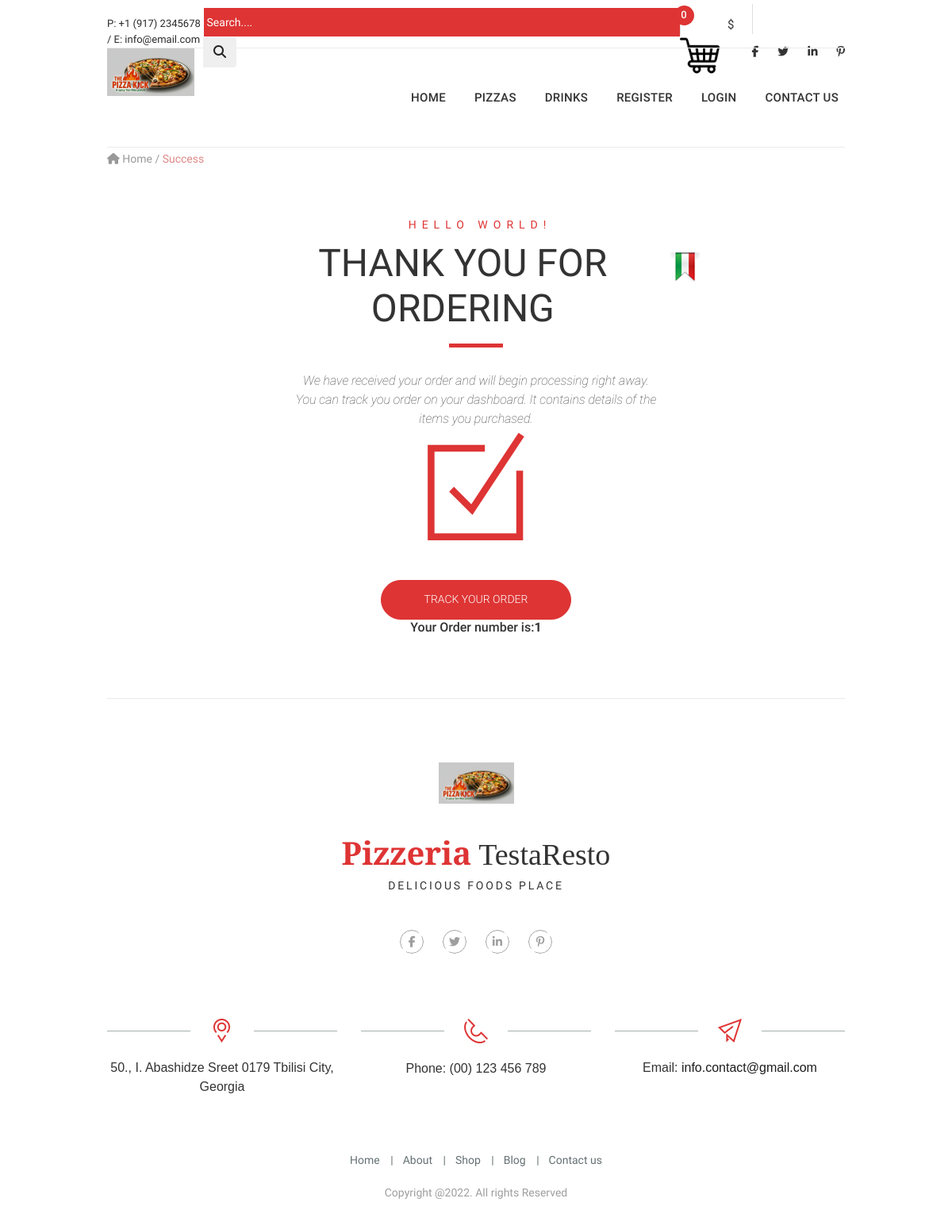
The page /thankyou/1 on the database its author committed.
### product/models.py (models this page shows, shortened)
class Category(models.Model):
    name = models.CharField(max_length=100,unique=True)
    slug = models.SlugField(max_length=100,unique=True)
    class Meta:
        ordering = ('name',)
        verbose_name = 'category'
        verbose_name_plural = 'categories'

class Order(models.Model):
    total = models.DecimalField(max_digits=10, decimal_places=2, verbose_name='USD Order Total')
    created = models.DateTimeField(auto_now_add=True)
    first_name = models.CharField(max_length=250, blank=True)
    last_name = models.CharField(max_length=250, blank=True)
    emailAddress = models.EmailField(blank=True,null=True)
    phone = models.CharField(max_length=250, blank=True)
    address = models.CharField(max_length=250, blank=True)
    city = models.CharField(max_length=250, blank=True)
    postal_code = models.CharField(max_length=250, blank=True)
    status = models.CharField(max_length=250, blank=True,null=True,default='Pending')
    class Meta:
        db_table = 'Order'
        ordering = ['-created']

### product/views.py (the view)
# urls.py: path('thankyou/<int:order_id>', views.thankyou, name='thankyou'),
def thankyou(request, order_id):
    if order_id:
        customer_order = get_object_or_404(Order, id=order_id)
    return render(request, 'product/thankyou.html', {'customer_order': customer_order})

### product/context_processors.py (called while the page is built)
def categories(request):
    categories = Category.objects.order_by('-name')
    return dict(categories=categories)

def counter(request):
    counter = 0
    if 'admin' in request.path:
        return {}
    else:
        try:
            cart = Cart.objects.filter(cart_id=_cart_id(request))
            cart_items = CartItem.objects.all().filter(cart=cart[:1])
            for cart_item in cart_items:
                counter += cart_item.quantity
        except Cart.DoesNotExist:
            counter = 0
    return dict(counter=counter)

### product/views.py (called while the page is built)
def _cart_id(request):
    cart = request.session.session_key
    if not cart:
        cart = request.session.create()
    return cart

### product/templates/product/thankyou.html (shortened to what this page needs)
{% extends 'product/base.html' %} {% load static %} {% block content %}
<div class="container">
  <div class="pizza_breadcrumb">
    <a href="index.html"><i class="fa fa-home"></i> Home</a> /
    <span>Success</span>
  </div>
  <section class="thank_you">
    <div class="piz_title">
      <div class="small_title"><h3>hello world!</h3></div>
      <div class="big_title">
        <h1 class="thk_big_title">thank you for ordering</h1>
        <img src="{% static 'product/img/title_icon.png' %}" />
      </div>
    </div>
    <div class="title_devider">
      <p class="line"></p>
    </div>
    <div class="under_title">
      <p>
        We have received your order and will begin processing right away. You
        can track you order on your dashboard. It contains details of the items
        you purchased.
      </p>
    </div>
  </section>
  <section class="content top_margin_60-55">
    <div class="order_ok">
      <img src="{% static 'product/img/ok.svg' %}" />
    </div>
    <button type="button" class="btn btn-outline-primary">
      track your order
    </button>
<br>
         <p>
      <div class="thk_big_title"><h3>Your Order number is:<b>{{ customer_order.id }}</b></h3></div>
      </p>
  </section>
</div>
{% endblock %}

### product/templates/product/base.html (shortened to what this page needs)
{% load static %} {% load crispy_forms_tags %}
<!DOCTYPE html>
<html lang="en">
  <head>
    <link href="{% static 'product/css/bootstrap.css' %}" rel="stylesheet" />
    <link href="{% static 'product/css/superslides.css' %}" rel="stylesheet" />
    <link href="{% static 'product/css/font-awesome.css' %}" rel="stylesheet" />
    <link rel="stylesheet" href="{% static 'product/css/owl.carousel.css' %}" />
    <link
      rel="stylesheet"
      href="{% static 'product/css/owl.theme.default.min.css' %}"
    />
    <link href="{% static 'product/css/navigation.css' %}" rel="stylesheet" />
    <link rel="stylesheet" href="{% static 'product/css/reset.css' %}" />
    <link rel="stylesheet" href="{% static 'product/css/style.css' %}" />
  </head>
  <body>
    <div id="main">
      <div class="header-v3">
        <div class="container">
          <div class="menu-top desktop-top">
            <div class="left_block">
              <div class="phone_email">
                P: +1 (917) 2345678 / E: info@email.com
              </div>
            </div>
            <div class="right_block">
              <div class="my_search">
                <form
                  class="search clearfix"
                  action="{% url 'search' %}"
                  ,
                  method="GET"
                >
                  <div class="input-group">
                    <input
                      type="text"
                      name="title"
                      class="form-control"
                      placeholder=" Search...."
                      style="width: 600px"
                    />
                    <div class="input-group-append">
                      <button type="submit" class="btn btn-outline-primary-gry">
                        <i class="fa fa-search"></i>
                      </button>
                    </div>
                  </div>
                </form>
              </div>
              <div class="my_cart_wrapper">
                <div class="my_cart_button">
                  <a href="#">
                    <img
                      class="pizza_cart"
                      src="{% static 'product/img/shopping-cart.png' %}"
                    />
                    <span class="cart_circle">{{counter}}</span>
                  </a>
                  <div class="cart_sum">${{total}}</div>
                </div>
              </div>
              <div class="top_social">
                <ul>
                  <li>
                    <a href="#"><i class="fab fa-facebook-f"></i></a>
                  </li>
                  <li>
                    <a href="#"><i class="fab fa-twitter"></i></a>
                  </li>
                  <li>
                    <a href="#"><i class="fab fa-linkedin-in"></i></a>
                  </li>
                  <li>
                    <a href="#"><i class="fab fa-pinterest-p"></i></a>
                  </li>
                </ul>
              </div>
            </div>
          </div>
          <div class="header-inner_1 clearfix">
            <header class="header_bg">
              <div class="logo">
                <a href="{% url 'home' %}">
                  <img src="{% static 'product/img/logo.png' %}" />
                </a>
              </div>
            </header>
            <nav id="navigation" class="navigation clearfix">
              <div class="navigation-body">
                <ul class="navigation-menu">
                  <li class="navigation-item">
                    <a class="navigation-link" href="{% url 'home' %}">Home</a>
                  </li>
                  {% for category in categories %}
                  <li class="navigation-item">
                    <a
                      class="navigation-link"
                      href="{% url 'products_by_category' category.slug %}"
                      >{{category.name}}</a
                    >
                  </li>
                  {% endfor %} {% if request.user.is_authenticated %}
                  <li class="navigation-item">
                    <a class="navigation-link" href="#"
                      >Welcome, {{request.user.first_name}}</a
                    >
                    <ul class="navigation-dropdown">
                      <li class="navigation-dropdown-item">
                        <a
                          class="navigation-dropdown-link"
                          href="{% url 'my_dashboard'  %}"
                          >My Dashboard</a
                        >
                      </li>
                      <li class="navigation-dropdown-item">
                        <a
                          class="navigation-dropdown-link"
                          href="{% url 'signout' %}"
                          >Log Out</a
                        >
                      </li>
                    </ul>
                  </li>
                  {% else %}
                  <li class="navigation-item">
                    <a class="navigation-link" href="{% url 'signup' %}"
                      >Register</a
                    >
                  </li>
                  <li class="navigation-item">
                    <a class="navigation-link" href="{% url 'signin' %}"
                      >Login</a
                    >
                  </li>
                  {% endif %}
                  <li class="navigation-item">
                    <a class="navigation-link" href="contact.html"
                      >Contact us</a
                    >
                  </li>
                </ul>
              </div>
            </nav>
          </div>
        </div>
      </div>
      {% block content%} {% endblock %}
      <footer>
        <div class="bot1-wrapper top_margin_80">
          <div class="container">
            <div class="bot1 clearfix">
              <div class="logo2_wrapper">
                <img
                  src="{% static 'product/img/logo2_wrapper.png' %}"
                  alt=""
                  class="img-fluid"
                />
                <div class="logo_title">
                  <div class="bottom_logo">
                    <span>Pizzeria</span> TestaResto
                  </div>
                  <div class="bottom_logo_desc">delicious foods place</div>
                </div>
              </div>
              <div class="social-footer-wrapper">
                <ul class="social-footer clearfix">
                  <li>
                    <a href="#"><i class="fab fa-facebook-f"></i></a>
                  </li>
                  <li>
                    <a href="#"><i class="fab fa-twitter"></i></a>
                  </li>
                  <li>
                    <a href="#"><i class="fab fa-linkedin-in"></i></a>
                  </li>
                  <li>
                    <a href="#"><i class="fab fa-pinterest-p"></i></a>
                  </li>
                </ul>
              </div>
            </div>
          </div>
        </div>
        <div class="bot2-wrapper">
          <div class="container">
            <div class="bot2 clearfix">
              <div class="row">
                <div class="col-md-4">
                  <div class="contact-us-block">
                    <figure>
                      <img
                        src="{% static 'product/img/ic1.png' %}"
                        alt=""
                        class="img-fluid"
                      />
                    </figure>
                    <div class="txt1">
                      50., I. Abashidze Sreet 0179 Tbilisi City, Georgia
                    </div>
                  </div>
                </div>
                <div class="col-md-4">
                  <div class="contact-us-block">
                    <figure>
                      <img
                        src="{% static 'product/img/ic2.png' %}"
                        alt=""
                        class="img-fluid"
                      />
                    </figure>
                    <div class="txt1">Phone: (00) 123 456 789</div>
                  </div>
                </div>
                <div class="col-md-4">
                  <div class="contact-us-block">
                    <figure>
                      <img
                        src="{% static 'product/img/ic3.png' %}"
                        alt=""
                        class="img-fluid"
                      />
                    </figure>
                    <div class="txt1">
                      Email: <a href="#">info.contact@gmail.com</a>
                    </div>
                  </div>
                </div>
              </div>
            </div>
          </div>
        </div>
        <div class="bot3-wrapper">
          <div class="container">
            <div class="bot3 clearfix">
              <ul class="menu-bot">
                <li><a href="#">Home</a></li>
                <li><a href="#">About</a></li>
                <li><a href="#">Shop</a></li>
                <li><a href="#">Blog</a></li>
                <li><a href="#">Contact us</a></li>
              </ul>
              <div class="copyrights">Copyright @2022. All rights Reserved</div>
            </div>
          </div>
        </div>
      </footer>
    </div>
  </body>
</html>

### product/static/product/css/navigation.css (style rules this page uses)
.navigation { display: -ms-flexbox; display: flex; -ms-flex-align: initial; align-items: initial; width: 100%; min-height: 60px; padding: 0; position: relative; line-height: initial; font-family: inherit; box-sizing: border-box; background-color: #333333; transition: background 0.3s; }
@media (min-width: 1000px) { .navigation { height: auto; } }
.navigation *, .navigation *:before, .navigation *:after { box-sizing: border-box; -webkit-tap-highlight-color: transparent; text-decoration: none; }
.navigation-body { width: 100%; height: 100%; position: fixed; top: 0; left: -100%; overflow-x: hidden; overflow-y: auto; background-color: #333333; z-index: 20000; transition: left 0.8s cubic-bezier(0.1, 0.1, 0.1, 0.1), right 0.8s cubic-bezier(0.1, 0.1, 0.1, 0.1); }
@media (min-width: 500px) { .navigation-body { width: 320px; } }
@media (min-width: 1000px) { .navigation-body { display: -ms-flexbox; display: flex; -ms-flex-align: center; align-items: center; width: 100%; position: relative; left: auto; overflow: visible; z-index: auto; background-color: transparent; transition: all 0s ease 0s; } }
.navigation-body.scroll-momentum { -webkit-overflow-scrolling: touch; }
.navigation-menu { width: 100%; margin: 0; padding: 0; list-style: none; font-size: 0rem; display: inline-block; float: left; }
@media (min-width: 1000px) { .navigation-menu { width: auto; display: -ms-flexbox; display: flex; -ms-flex-align: center; align-items: center; } }
@media (min-width: 1000px) { .navigation .navigation-menu { -ms-flex-item-align: stretch; align-self: stretch; -ms-flex-align: stretch; align-items: stretch; } }
.navigation-item { width: 100%; margin: 0; float: left; display: inline-block; }
@media (min-width: 1000px) { .navigation-item { width: auto; } }
.navigation-link { width: 100%; padding: 13px 16px; display: -ms-flexbox; display: flex; -ms-flex-align: center; align-items: center; position: relative; font-size: 14px; letter-spacing: 0.3px; color: #d1d1d1; text-decoration: none !important; border-bottom: solid 1px #404040; transition: border-color 0.3s, color 0.3s, background 0.3s; }
@media (min-width: 1000px) { .navigation-item:last-child .navigation-link { border-top: none; border-bottom: none; } }
@media (min-width: 1000px) { .navigation-link { height: 100%; padding: 10px 16px; line-height: 60px; border: none; } }

### rows shown on the page
Category: name "PIZZAS"
Category: name "DRINKS"
Order: id "1"

### other values the page prints
{{ counter }} "0"
